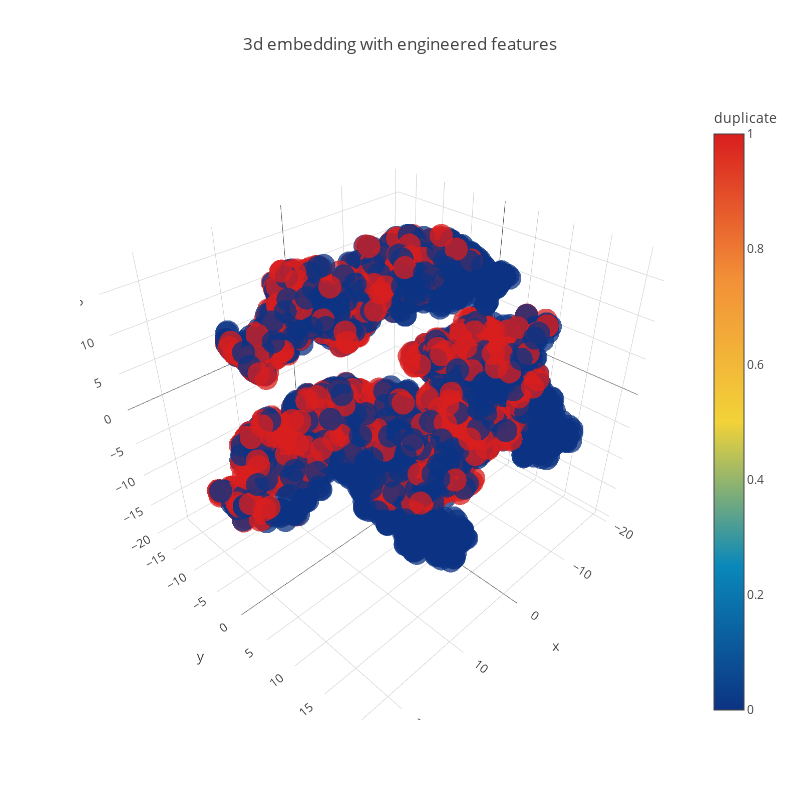

Source (notebook cell):
### Code cell
trace1 = go.Scatter3d(
    x=tsne3d[:,0],
    y=tsne3d[:,1],
    z=tsne3d[:,2],
    mode='markers',
    marker=dict(
        sizemode='diameter',
        color = y,
        colorscale = 'Portland',
        colorbar = dict(title = 'duplicate'),
        line=dict(color='rgb(255, 255, 255)'),
        opacity=0.75
    )
)

data=[trace1]
layout=dict(height=800, width=800, title='3d embedding with engineered features')
fig=dict(data=data, layout=layout)
py.iplot(fig, filename='3DBubble')

### Figure 1 — Plotly figure (JSON) as saved in the notebook; plotly's stock layout.template omitted (floating-point values rounded to 4 significant figures; data arrays with more than 128 entries replaced by an {"elided": "..."} marker saying what was removed)
{"data": [{"marker": {"color": {"elided": "5000 int values"}, "colorbar": {"title": {"text": "duplicate"}}, "colorscale": "Portland", "line": {"color": "rgb(255, 255, 255)"}, "opacity": 0.75, "sizemode": "diameter"}, "mode": "markers", "type": "scatter3d", "uid": "ae7d4d35-73d9-42bd-b2a0-eb2d1321295b", "x": {"elided": "5000 float values"}, "y": {"elided": "5000 float values"}, "z": {"elided": "5000 float values"}}], "layout": {"height": 800, "title": {"text": "3d embedding with engineered features"}, "width": 800}}
